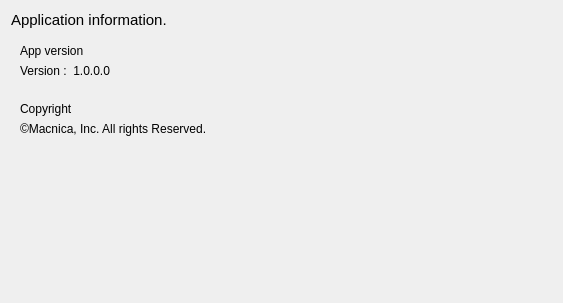
<?xml version="1.0" encoding="UTF-8"?>
<ui version="4.0">
 <class>version_tab</class>
 <widget class="QWidget" name="version_tab">
  <property name="geometry">
   <rect>
    <x>0</x>
    <y>0</y>
    <width>563</width>
    <height>303</height>
   </rect>
  </property>
  <property name="windowTitle">
   <string>Form</string>
  </property>
  <property name="styleSheet">
   <string notr="true"/>
  </property>
  <layout class="QVBoxLayout" name="verticalLayout">
   <item>
    <widget class="QLabel" name="caption">
     <property name="font">
      <font>
       <pointsize>11</pointsize>
      </font>
     </property>
     <property name="text">
      <string>Application information.</string>
     </property>
    </widget>
   </item>
   <item>
    <widget class="QWidget" name="version" native="true">
     <property name="minimumSize">
      <size>
       <width>400</width>
       <height>0</height>
      </size>
     </property>
     <property name="maximumSize">
      <size>
       <width>400</width>
       <height>16777215</height>
      </size>
     </property>
     <layout class="QGridLayout" name="gridLayout">
      <item row="0" column="0">
       <widget class="QLabel" name="version_label">
        <property name="text">
         <string>App version</string>
        </property>
       </widget>
      </item>
      <item row="1" column="0">
       <widget class="QLabel" name="version_num">
        <property name="text">
         <string>Version :  1.0.0.0</string>
        </property>
       </widget>
      </item>
     </layout>
    </widget>
   </item>
   <item>
    <widget class="QWidget" name="copyright" native="true">
     <property name="maximumSize">
      <size>
       <width>400</width>
       <height>16777215</height>
      </size>
     </property>
     <layout class="QGridLayout" name="gridLayout_2">
      <item row="0" column="0">
       <widget class="QLabel" name="copyright_label">
        <property name="text">
         <string>Copyright</string>
        </property>
       </widget>
      </item>
      <item row="1" column="0">
       <widget class="QLabel" name="mac_copuright">
        <property name="text">
         <string>©Macnica, Inc. All rights Reserved.</string>
        </property>
       </widget>
      </item>
     </layout>
    </widget>
   </item>
   <item>
    <spacer name="bottom_spacer">
     <property name="orientation">
      <enum>Qt::Orientation::Vertical</enum>
     </property>
     <property name="sizeHint" stdset="0">
      <size>
       <width>20</width>
       <height>40</height>
      </size>
     </property>
    </spacer>
   </item>
  </layout>
 </widget>
 <resources/>
 <connections/>
</ui>
